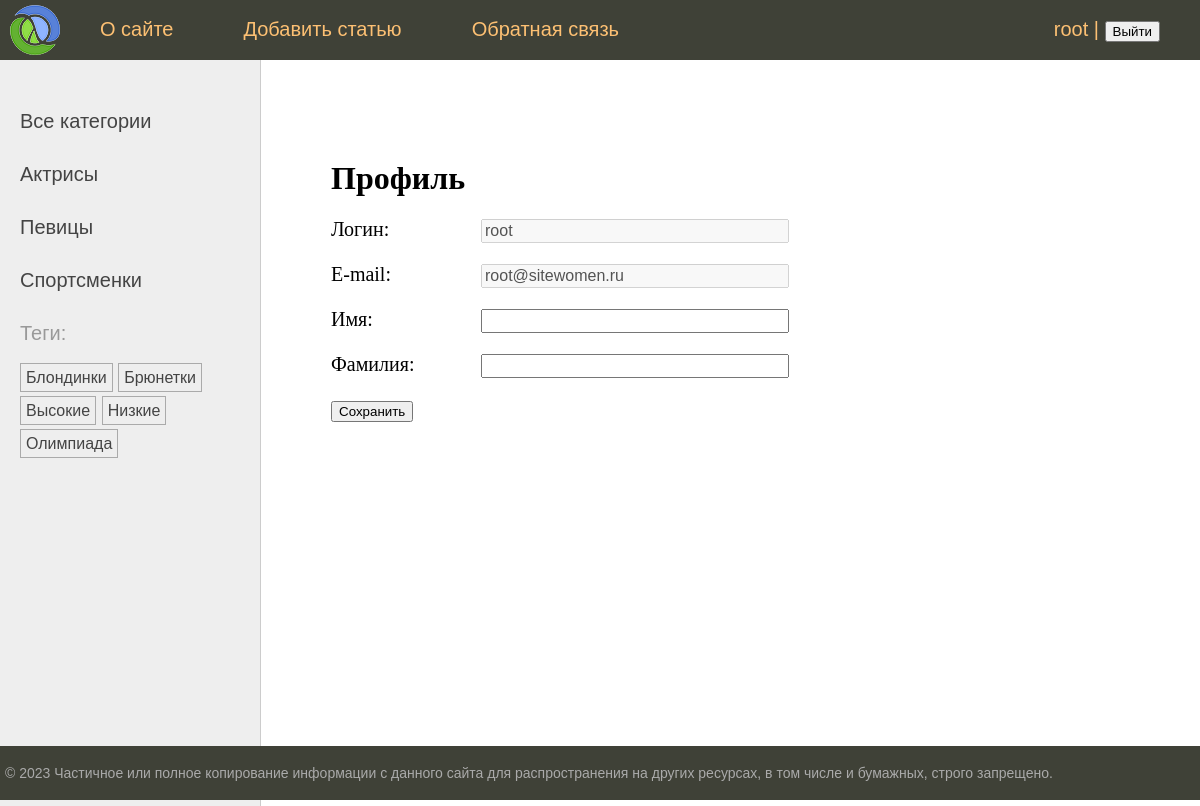
The page /users/profile/ (signed in) on the database its author committed.
### women/models.py (models this page shows, shortened)
class Category(models.Model):
    name = models.CharField(max_length=100, db_index=True, verbose_name="Категория")
    slug = models.SlugField(max_length=255, unique=True, db_index=True)
    class Meta:
        verbose_name = "Категория"
        verbose_name_plural = "Категории"
    def get_absolute_url(self):
        return reverse("category", kwargs={"cat_slug": self.slug})

class TagPost(models.Model):
    tag = models.CharField(max_length=100, db_index=True)
    slug = models.SlugField(max_length=255, db_index=True, unique=True)
    def get_absolute_url(self):
        return reverse("tag", kwargs={"tag_slug": self.slug})

### users/views.py (the view, shortened to what this page needs)
# urls.py: path('profile/', views.ProfileUser.as_view(), name='profile'),
class ProfileUser(LoginRequiredMixin, UpdateView):
    model = get_user_model()
    form_class = ProfileUserForm
    template_name = "users/profile.html"
    extra_context = {"title": "Профиль пользователя"}
    def get_object(self, queryset=None):
        return self.request.user

### users/forms.py
class ProfileUserForm(forms.ModelForm):
    username = forms.CharField(
        disabled=True,
        label="Логин",
        widget=forms.TextInput(attrs={"class": "form-input"}),
    )
    email = forms.CharField(
        disabled=True,
        label="E-mail",
        widget=forms.TextInput(attrs={"class": "form-input"}),
    )
    class Meta:
        model = get_user_model()
        fields = ["username", "email", "first_name", "last_name"]
        labels = {
            "first_name": "Имя",
            "last_name": "Фамилия",
        }
        widgets = {
            "first_name": forms.TextInput(attrs={"class": "form-input"}),
            "last_name": forms.TextInput(attrs={"class": "form-input"}),
        }

### users/context_processors.py (called while the page is built)
def get_women_context(request):
    return {"mainmenu": menu}

### women/templatetags/women_tags.py (called while the page is built)
@register.inclusion_tag("women/list_tags.html")
def show_all_tags():
    return {
        "tags": TagPost.objects.annotate(total=Count("tags")).filter(
            total__gt=0
        )
    }

@register.inclusion_tag("women/list_categories.html")
def show_categories(cat_selected_id=0):
    cats = Category.objects.annotate(total=Count("posts")).filter(total__gt=0)
    return {"cats": cats, "cat_selected": cat_selected_id}

### users/templates/users/profile.html (shortened to what this page needs)
{% extends 'base.html' %}
{% block content %}
    <h1>Профиль</h1>
    <form method="post">
        {% for f in form %}
            <p><label class="form-label" for="{{ f.id_for_label }}">{{ f.label }}: </label>{{ f }}</p>
        {% endfor %}
        <p>
            <button type="submit">Сохранить</button>
        </p>
    </form>
{% endblock %}

### templates/base.html (shortened to what this page needs)
{% load static %}
{% load women_tags %}
<!DOCTYPE html>
<html>
<head>
    <link type="text/css" href="{% static 'women/css/styles.css' %}" rel="stylesheet"/>
</head>
<body>
<table class="table-page" border=0 cellpadding="0" cellspacing="0">
    <tr>
        <td valign=top>
            {% block mainmenu %}
                <div class="header">
                    <ul id="mainmenu" class="mainmenu">
                        <li class="logo"><a href="{% url 'home' %}">
                            <div class="logo"></div>
                        </a></li>
                        {% for m in mainmenu %}
                            <li><a href="{% url m.url_name %}">{{ m.title }}</a></li>
                        {% endfor %}
                        {% if user.is_authenticated %}
                            <li class="last"><a href="{% url 'users:profile' %}">{{ user.username }}</a> |
                                <form style="display:inline-block" method="post" action="{% url 'users:logout' %}">
                                    <button type="submit">Выйти</button>
                                </form>
                            </li>
                        {% else %}
                            <li class="last"><a href="{% url 'users:login' %}">Войти</a> | <a
                                    href="{% url 'users:register' %}">Регистрация</a></li>
                            </li>
                        {% endif %}
                    </ul>
                </div>
            {% endblock mainmenu %}
            <table class="table-content" border=0 cellpadding="0" cellspacing="0">
                <tr>
                    <td valign="top" class="left-chapters">
                        <ul id="leftchapters">
                            {% if cat_selected == 0 %}
                                <li class="selected">Все категории</li>
                            {% else %}
                                <li><a href="{% url 'home' %}">Все категории</a></li>
                            {% endif %}
                            {% show_categories cat_selected %}
                            <li>{% show_all_tags %}</li>
                        </ul>
                    </td>
                    <td valign="top" class="content">
                        <div class="content-text">
                            {% block content %}
                            {% endblock %}
                        </div>
                    </td>
                </tr>
            </table>
        </td>
    </tr>
    <tr>
        <td valign=top>
            <div id="footer">
                <p>&copy; 2023 Частичное или полное копирование информации с данного сайта для распространения на других
                    ресурсах, в том числе и бумажных, строго запрещено.</p>
            </div>
        </td>
    </tr>
</table>
</body>
</html>

### women/templates/women/list_categories.html
{% for cat in cats %}
    {% if cat.id == cat_selected %}
        <li class="selected">{{ cat.name }}</li>
    {% else %}
        <li><a href="{{ cat.get_absolute_url }}">{{ cat.name }}</a></li>
    {% endif %}
{% endfor %}

### women/templates/women/list_tags.html
{% if tags %}
    Теги:</p>
    <ul class="tags-list">
        {% for t in tags %}
            <li><a href="{{ t.get_absolute_url }}">{{ t.tag }}</a></li>
        {% endfor %}
    </ul>
{% endif %}

### women/static/women/css/styles.css (style rules this page uses)
html, body { font-family: 'Arial'; margin: 0; padding: 0; height: 100%; width: 100%; color: #444; }
a { color: #0059b2; text-decoration: none; }
.table-page { width: 100%; height: 100%; vertical-align: top; }
.table-page tr { height: 100%; }
.header { background: #3F4137; height: 60px; }
.logo { background: url('../images/logo.png') no-repeat 10px 5px; width: 70px; height: 60px; }
ul.mainmenu { list-style: none; margin: 0; padding: 0; height: 60px; color: #fdc073; font-size: 20px; overflow: hidden; }
ul.mainmenu li { float: left; margin: 18px 40px 0 30px; }
ul.mainmenu li.logo { margin: 0; }
ul.mainmenu li.last { float: right; }
ul.mainmenu li a { color: #fdc073; text-decoration: none; }
.table-content { width: 100%; min-height: 100%; height: 100%; }
.left-chapters { margin: 0; background: #eee; border-right: 1px solid #ccc; }
.left-chapters ul { width: 230px; margin: 0; padding: 20px 10px 10px 20px; list-style: none; font-size: 20px; }
.left-chapters ul li { margin: 30px 0 0 0; color: #999; }
.left-chapters ul li a { color: #444; text-decoration: none; }
ul.tags-list { width: 100%; margin: 0; padding: 0; list-style: none; }
ul.tags-list li { margin: 0; padding: 0 0 10px; display: inline-block; }
ul.tags-list li a { padding: 5px; font-size: 16px; border: 1px solid #aaa; }
.content { padding: 40px 20px 20px 40px; width: 100%; box-sizing: border-box; }
.content-text { margin: 60px 0 0 30px; color: #000; font-size: 20px; font-family: Yandex Sans Display Light; }
.content-text h1 { font-size: 32px; }
#footer { box-sizing: border-box; background: #3F4137; padding: 5px; color: #aaa; font-size: 14px; font-family: Verdana, Geneva, Arial, Helvetica; text-align: left; overflow: hidden; }
.form-input { width: 300px; font-size: 16px; }
.form-label { display: inline-block; min-width: 150px; vertical-align: top; }

### rows shown on the page
Category: name "Актрисы"
Category: name "Певицы"
Category: name "Спортсменки"
TagPost: tag "Блондинки"
TagPost: tag "Брюнетки"
TagPost: tag "Высокие"
TagPost: tag "Низкие"
TagPost: tag "Олимпиада"

### other values the page prints
{{ m.title }} "О сайте" "Добавить статью" "Обратная связь"
{{ user.username }} "root"
{{ f.label }} "Логин" "E-mail" "Имя" "Фамилия"
